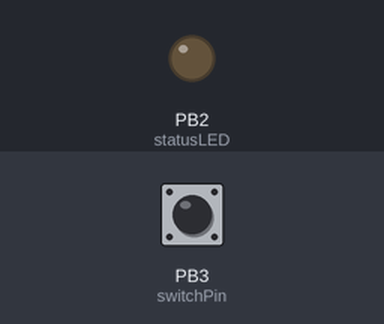
Bench run of a sketch on a simulated ATtiny85, built with avr-gcc and run on an emulated ATtiny85. Parts: output pins drawn as LEDs (lit = HIGH). The test bench sets the inputs (shaded band); at power-on: PB3 (switchPin) HIGH. Sleep ends after the set time or at an interrupt.

Above: at 1.2 s.
1.3 s: PB3 (switchPin) pulled LOW for 3.2 s
At 1.7 s:
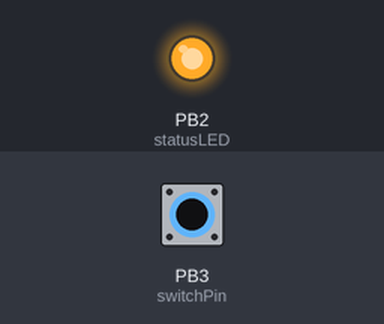
Timing chart, 0 to 7.0 s (numbered marks = the images above; inputs shaded):
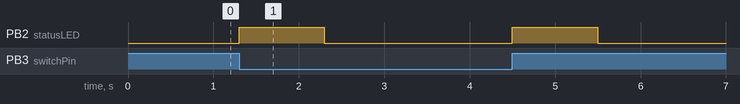

The sketch:

test-sleep.ino
```cpp
#include <avr/sleep.h>
#include <avr/interrupt.h>

const int switchPin        = 3;
const int statusLED        = 2;

void setup() {
    pinMode(switchPin, INPUT);
    digitalWrite(switchPin, HIGH);
    pinMode(statusLED, OUTPUT);
}

void sleep() {
    GIMSK |= _BV(PCIE);                     // Enable Pin Change Interrupts
    PCMSK |= _BV(PCINT3);                   // Use PB3 as interrupt pin
    ADCSRA &= ~_BV(ADEN);                   // ADC off

    set_sleep_mode(SLEEP_MODE_PWR_DOWN);    // replaces above statement
    sleep_enable();                         // Sets the Sleep Enable bit in the MCUCR Register (SE BIT)

    sei();                                  // Enable interrupts
    sleep_cpu();                            // sleep


    cli();                                  // Disable interrupts
    PCMSK &= ~_BV(PCINT3);                  // Turn off PB3 as interrupt pin
    sleep_disable();                        // Clear SE bit
    ADCSRA |= _BV(ADEN);                    // ADC on
    sei();                                  // Enable interrupts
    }                                       // sleep


ISR (PCINT0_vect) {
    // This is called when the interrupt occurs, but I don't need to do anything in it
}


void loop(){

    sleep();

    digitalWrite(statusLED, HIGH);

    delay(1000);
    digitalWrite(statusLED, LOW);

    }
```

Measured:
- after the input at 1.3 s, PB2 (statusLED): alternates HIGH for 1.0 s and LOW for 2.2 s, 4 changes in all, then stays LOW, starting at once
